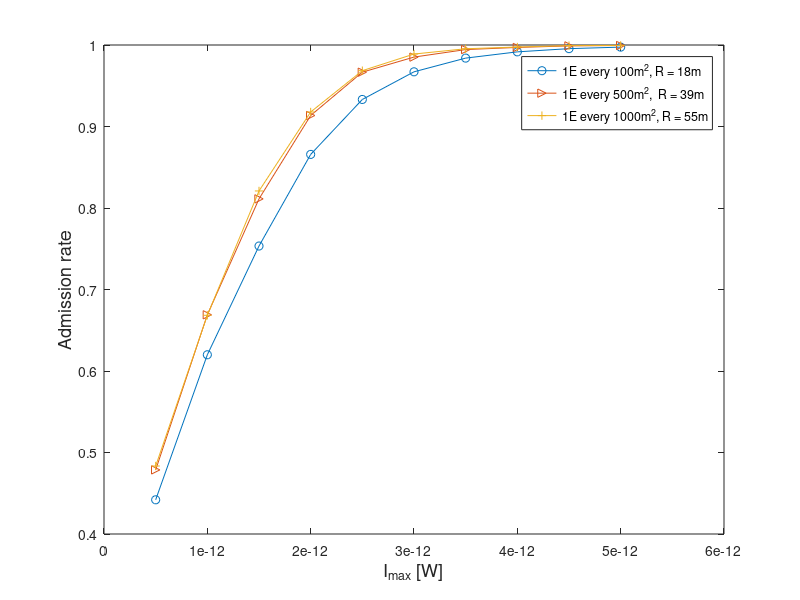
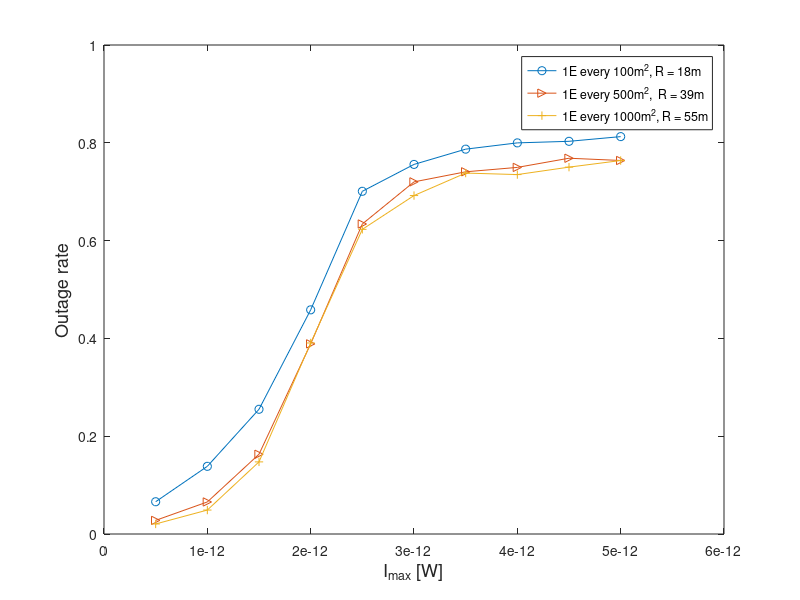

Reproduce these figures in MATLAB, in order.
close all    % Close all open figures
clear        % Reset variables
clc          % Clear the command window

%Data=load('ImaxAllUsers_100.txt');
% Data=sortrows(Data,1);

% figure1 = figure(1);
% plot(Data(:,1),Data(:,2)/100, 'o','LineStyle','-');
% 
% hold on; 
% grid on;
% 
% plot(Data(:,1),Data(:,3)/100,'+','LineStyle','-');
% 
% xlabel('I_{max} [W]', 'FontSize', 13);
% ylabel('Admission / Outage rate','FontSize', 13);
% legend('Admission rate', 'Outage rate');
% 
%     title(strcat('R = ', num2str(Data(1,6)),' m, Average users per cell = ', num2str(Data(1,5))));



%%%%%%%%%%%%%%%%%%
%% Plot curve admission with different average users 
% 
% I =  dlmread('ImaxAllUsers_100.txt','\t','A1..A10');
% users8 = dlmread('ImaxAllUsers_100.txt','\t','B1..B10');
% users16 = dlmread('ImaxAllUsers_100.txt','\t','B11..B20');
% users24 = dlmread('ImaxAllUsers_100.txt','\t','B21..B30');
% users32 = dlmread('ImaxAllUsers_100.txt','\t','B31..B40');
% 
% figure1 = figure(1);
% plot(I, users8/100,'o','LineStyle','-');
% hold on; 
% plot(I, users16/100,'+','LineStyle','-');
% hold on; 
% plot(I, users24/100,'>','LineStyle','-');
% hold on; 
% plot(I, users32/100,'<','LineStyle','-');
% 
% 
% xlabel('I_{max} [W]', 'FontSize', 13);
% ylabel('Admission rate','FontSize', 13);
% legend('8 users/cell','16 users/cell','24 users/cell','32 users/cell');
% %title('Admission');

%% Plot curve outage with different average users 

% I =  dlmread('ImaxAllUsers_100.txt','\t','A1..A10');
% users8 = dlmread('ImaxAllUsers_100.txt','\t','C1..C10');
% users16 = dlmread('ImaxAllUsers_100.txt','\t','C11..C20');
% users24 = dlmread('ImaxAllUsers_100.txt','\t','C21..C30');
% users32 = dlmread('ImaxAllUsers_100.txt','\t','C31..C40');
% 
% figure1 = figure(1);
% plot(I, users8/100,'o','LineStyle','-');
% hold on; 
% plot(I, users16/100,'+','LineStyle','-');
% hold on; 
% plot(I, users24/100,'>','LineStyle','-');
% hold on; 
% plot(I, users32/100,'<','LineStyle','-');
% 
% 
% xlabel('I_{max} [W]', 'FontSize', 13);
% ylabel('Outage rate','FontSize', 13);
% legend('8 users/cell','16 users/cell','24 users/cell','32 users/cell');
% %title('Admission');

%% Plot curves Directed/no directed
% Dir = load('Imax8_100.txt');
% noDir = load('100_8users.txt');
% 
% figure1 = figure(1);
% plot(Dir(:,1),Dir(:,2)/100,'o','LineStyle','-');
% hold on; 
% plot(noDir(:,1),noDir(:,2)/100,'>','LineStyle','-');
% 
% xlabel('I_{max} [W]', 'FontSize', 13);
% ylabel('Outage rate','FontSize', 13);
% legend('Admission','Admission - no DR');
% 
% title(strcat('R = ', num2str(Dir(1,6)),' m, Average users per cell = 8 '));
% figure2 = figure(2);
% plot(Dir(:,1),Dir(:,3)/100,'+','LineStyle','-');
% hold on; 
% plot(noDir(:,1),noDir(:,3)/100,'<','LineStyle','-');
% xlabel('I_{max} [W]', 'FontSize', 13);
% ylabel('Outage rate','FontSize', 13);
% legend('Outage','Outage - no DR');
% title(strcat('R = ', num2str(Dir(1,6)),' m, Average users per cell = 8 '));


%% Plot curves varying Area

Data = load('Imax8_100.txt');
Data2 = load('Imax8_500.txt');
Data3 = load('Imax8_1000.txt');

figure1 = figure(1);

plot(Data(:,1),Data(:,2)/100,'o','LineStyle','-');
hold on; 
plot(Data(:,1),Data2(:,2)/100,'>','LineStyle','-');
hold on;
plot(Data(:,1),Data3(:,2)/100,'+','LineStyle','-');

xlabel('I_{max} [W]', 'FontSize', 13);
ylabel('Admission rate','FontSize', 13);
legend('1E every 100m^2, R = 18m','1E every 500m^2,  R = 39m','1E every 1000m^2, R = 55m');

figure2 = figure(2);

plot(Data(:,1),Data(:,3)/100,'o','LineStyle','-');
hold on; 
plot(Data(:,1),Data2(:,3)/100,'>','LineStyle','-');
hold on;
plot(Data(:,1),Data3(:,3)/100,'+','LineStyle','-');

xlabel('I_{max} [W]', 'FontSize', 13);
ylabel('Outage rate','FontSize', 13);
legend('1E every 100m^2, R = 18m','1E every 500m^2,  R = 39m','1E every 1000m^2, R = 55m');

%title(strcat('R = ', num2str(Dir(1,6)),' m, Average users per cell = 8 '));

